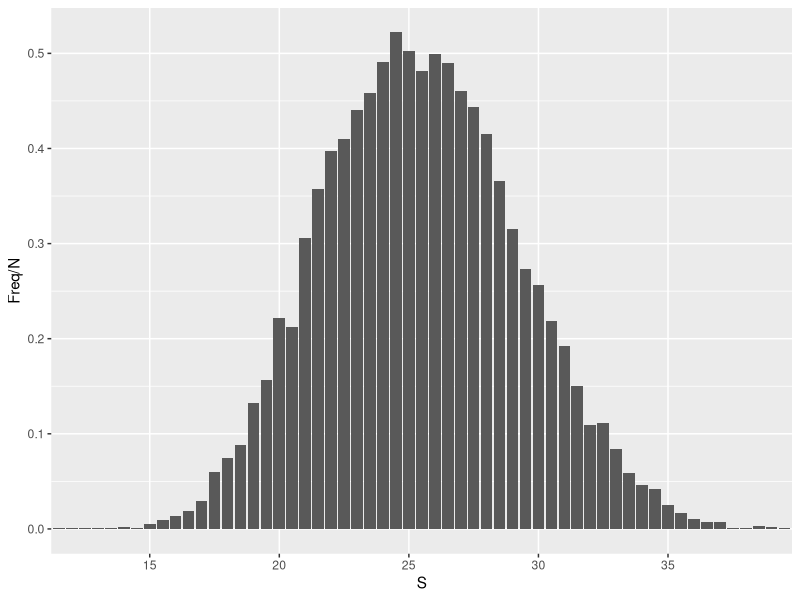

The R script that drew this image:
#Tugas3

#Asumsi
T <- 5
N <- 1000
sim <- 10000
z <- NULL
x <- NULL
t <- NULL
S <- NULL

for (j in 1:sim){
  for (i in 1:N){
    z <- rexp(N,2)
      if (i==1){
      t[1]=z[1]
    }
    else {
      t[i]=t[i-1]+z[i]
    }
    if(t[i]>T){
      break
    }
    x <- sample(c(0.5,1,2),size=length(t),replace=TRUE,prob=c(0.5,0.25,0.25))
  }
  
  if(j<sim){
    S[j]=sum(x)
    }
}


#Tabel Frekuensi S
S1 <- table(S)

#Histogram
library(dplyr)
library(ggplot2)
S1 %>% as.data.frame %>% ggplot(aes(x=S,y=Freq/N))+geom_histogram(stat="identity")+scale_x_discrete(breaks=seq(0,50,by=5))

#Mean
mean(S)

#Variansi
var(S)

#Kuantil ke 5%
quantile(S,prob=seq(0.05,0.95))

#Kuantil ke 95%
quantile(S,prob=seq(0.95,0.05))

